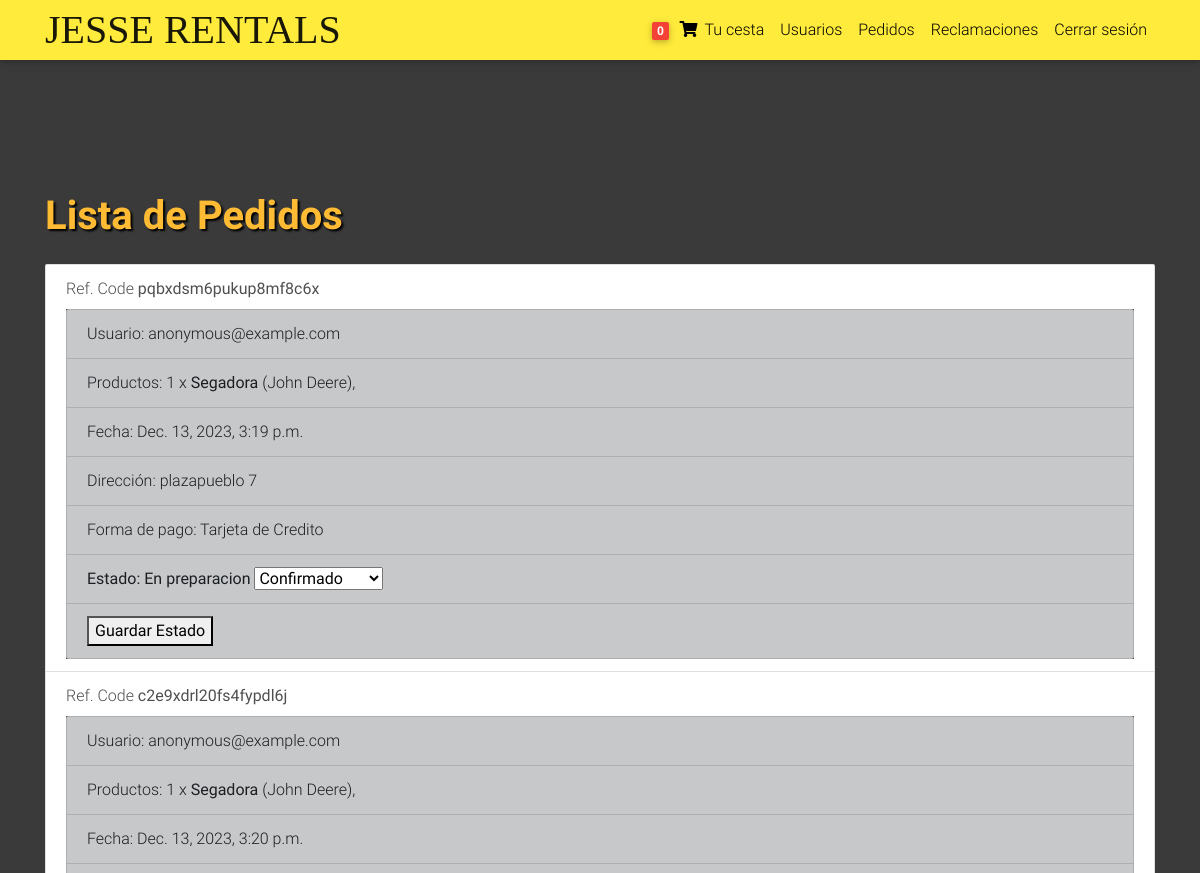
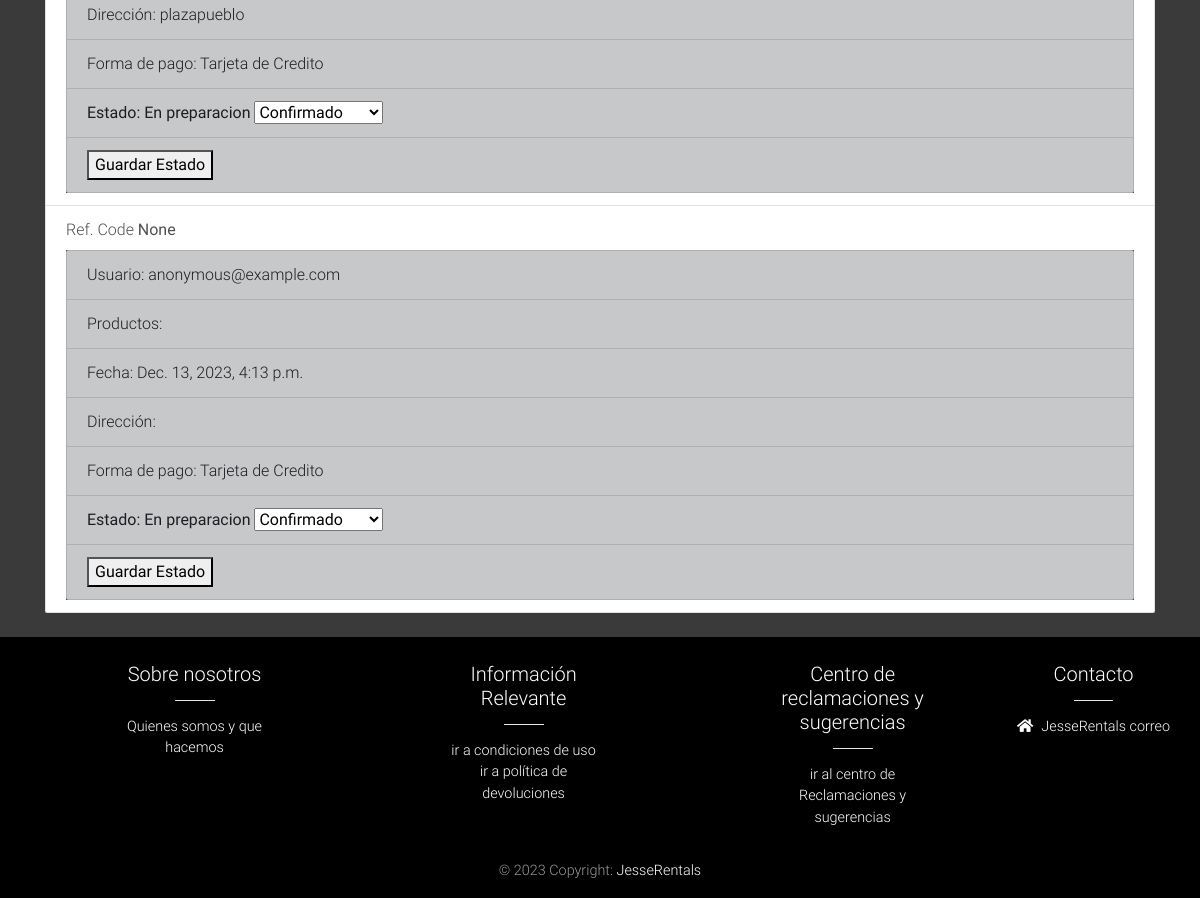
The page /order-list/ (signed in) on the database its author committed (2 pictures, top to bottom).
### core/models.py (models this page shows, shortened)
class User(AbstractUser):
        email = models.EmailField(unique=True)
        USERNAME_FIELD = 'email'
        REQUIRED_FIELDS = ['username']

class Order(models.Model):
    user = models.ForeignKey(settings.AUTH_USER_MODEL,
                             on_delete=models.CASCADE)
    user_profile = models.ForeignKey(settings.USER_PROFILE_MODEL,
                             on_delete=models.CASCADE,
                             blank=True, null=True)
    ref_code = models.CharField(max_length=20, blank=True, null=True)
    items = models.ManyToManyField(OrderItem)
    start_date = models.DateTimeField(auto_now_add=True)
    ordered_date = models.DateTimeField()
    ordered = models.BooleanField(default=False)
    shipping_address = models.ForeignKey(
        'Address', related_name='shipping_address', on_delete=models.SET_NULL, blank=True, null=True)
    payment = models.ForeignKey(
        'Payment', on_delete=models.SET_NULL, blank=True, null=True)
    being_delivered = models.BooleanField(default=False)
    received = models.BooleanField(default=False)
    statement = models.CharField(choices=STATE_CHOICES, max_length=2,null=True, default='En preparacion')
    payment_type = models.BooleanField(default=False)
    shipping = models.BooleanField(default=True, blank=True, null=True)
    '''
    1. Item added to cart
    2. Adding a billing address
    (Failed checkout)
    3. Payment
    (Preprocessing, processing, packaging etc.)
    4. Being delivered
    5. Received
    6. Refunds
    '''

class OrderItem(models.Model):
    user = models.ForeignKey(settings.AUTH_USER_MODEL,
                             on_delete=models.CASCADE)
    user_profile = models.ForeignKey(settings.USER_PROFILE_MODEL,
                             on_delete=models.CASCADE,
                             blank=True, null=True)
    ordered = models.BooleanField(default=False)
    item = models.ForeignKey(Item, on_delete=models.CASCADE)
    quantity = models.IntegerField(default=1)
    is_rental = models.BooleanField(default=False)

class Item(models.Model):
    title = models.CharField(max_length=100)
    order_price = models.FloatField(default=0)
    rental_price = models.FloatField(default=0)
    rental_duration_months = models.PositiveIntegerField(default=1)
    label = models.CharField(choices=LABEL_CHOICES, max_length=1)
    slug = models.SlugField()
    description = models.TextField()
    image = models.ImageField()
    disponibility = models.CharField(choices=DISPONIBILITY_CHOICES, max_length=2,null=True)
    selected = models.BooleanField(default = False)
    fabricante = models.ForeignKey(Fabricante, on_delete=models.CASCADE)
    category = models.ForeignKey(Category, on_delete=models.CASCADE)
    def __str__(self):
        return self.title

class Fabricante(models.Model):
    initials = models.CharField(max_length=3)
    name = models.CharField(max_length=100)
    def __str__(self):
        return self.name

class Address(models.Model):
    user = models.ForeignKey(
        settings.AUTH_USER_MODEL, on_delete=models.CASCADE, related_name='user_addresses')
    street_address = models.CharField(max_length=100)
    apartment_address = models.CharField(max_length=100)
    country = CountryField(multiple=False)
    zip = models.CharField(max_length=100)
    address_type = models.CharField(max_length=1, choices=ADDRESS_CHOICES)
    default = models.BooleanField(default=False)
    class Meta:
        verbose_name_plural = 'Addresses'

### core/views.py (the view, shortened to what this page needs)
# urls.py: path('order-list/', order_list, name='order-list'),
def order_list(request):
    if request.user.is_staff:
        orders = Order.objects.all()
        state_choices = STATE_CHOICES
        return render(request, 'order_list.html', {'orders': orders, 'state':state_choices})
    else:
        return render(request, 'no_permission.html')

### core/templatetags/cart_template_tags.py (called while the page is built)
@register.filter
def cart_item_count(user):
    if user is not None:
        qs = Order.objects.filter(user=user, ordered=False)
    else:
        User = get_user_model()
        anonymous, created = User.objects.get_or_create(username='anonymous', defaults={'email': 'anonymous@example.com'})
        qs = Order.objects.filter(user=anonymous, ordered=False)
    if qs.exists():
        return qs[0].items.count()
    return 0

### templates/order_list.html (shortened to what this page needs)
{% extends 'base.html' %}
{% block content %}
<main class="mt-5 pt-4">
  <div class="container dark-grey-text mt-5">
    <h1 class="font-weight-bold text-warning" style="text-shadow: 2px 2px 2px black;">Lista de Pedidos</h1>
    {% if orders %}
    <ul class="list-group mt-4">
      {% for order in orders %}
      <li class="list-group-item">
        <span>Ref. Code <strong>{{ order.ref_code }}</strong></span>
        <form method="post" action="{% url 'core:order-list' %}">
          <ul class="list-group mt-2 bg-dark">
            <li class="list-group-item list-group-item-dark">Usuario: {{ order.user }}</li>
            <li class="list-group-item list-group-item-dark">Productos:
              {% for order_item in order.items.all %}
                {{ order_item.quantity }} x
                <strong>{{ order_item.item }}</strong> ({{ order_item.item.fabricante }}),
              {% endfor %}
            </li>
            <li class="list-group-item list-group-item-dark">Fecha: {{ order.start_date }}</li>
            <li class="list-group-item list-group-item-dark">Dirección: {{ order.shipping_address.street_address }}</li>
            <li class="list-group-item list-group-item-dark">Forma de pago:
              {% if order.payment_type == 1 %}
              Contrareembolso
              {% else %}
              Tarjeta de Credito</li>
              {% endif %}
            <li class="list-group-item list-group-item-dark"><strong>Estado: {{ order.get_statement_display }}</strong>
              <select id="order_state" name="order_state">
                {% for choice in state %}
                  <option value="{{ choice.0 }}">{{ choice.1 }}</option>
                {% endfor %}
              </select>
            </li>
            <li class="list-group-item list-group-item-dark">
              <button type="submit">Guardar Estado</button>
            </li>
          </ul>
        </form>
      </li>
      {% endfor %}
    </ul>
    {% else %}
    <p class="text-warning">No hay pedidos en curso ni pendientes.</p>
    {% endif %}
  </div>
</main>
{% endblock %}

### templates/navbar.html (shortened to what this page needs)
{% load cart_template_tags %}
<nav class="navbar fixed-top navbar-expand-lg navbar-light yellow scrolling-navbar" style="height: 60px;"">
    <div class=" container">
  <a class="navbar-brand waves-effect" style="margin: 0;" href="/">
    <p style="font-family: 'Alfa Slab One', serif; font-size: 40px; margin: 0;">JESSE RENTALS</p>
  </a>
  <div class="collapse navbar-collapse" id="navbarSupportedContent">
    <ul class="navbar-nav nav-flex-icons">
      {% if request.user.is_authenticated %}
      <li class="nav-item">
        <a href="{% url 'core:order-summary' %}" class="nav-link waves-effect">
          <span class="badge red z-depth-1 mr-1"> {{ request.user|cart_item_count }} </span>
          <i class="fas fa-shopping-cart"></i>
          <span class="clearfix d-none d-sm-inline-block"> Tu cesta </span>
        </a>
      </li>
      {% if request.user.is_staff %}
      <li class="nav-item">
        <a class="nav-link waves-effect" href="/user-list">
          <span class="clearfix d-none d-sm-inline-block"> Usuarios </span>
        </a>
      </li>
      <li class="nav-item">
        <a class="nav-link waves-effect" href="/order-list">
          <span class="clearfix d-none d-sm-inline-block"> Pedidos </span>
        </a>
      </li>
      <li class="nav-item">
        <a class="nav-link waves-effect" href="/claims/list">
          <span class="clearfix d-none d-sm-inline-block"> Reclamaciones </span>
        </a>
      </li>
      {% endif %}
      <li class="nav-item">
        <a class="nav-link waves-effect" href="{% url 'account_logout' %}">
          <span class="clearfix d-none d-sm-inline-block"> Cerrar sesión </span>
        </a>
      </li>
      {% endif %}
    </ul>
  </div>
  </div>
</nav>

### templates/base.html (style rules this page uses)
html, body, header, .carousel { height: 60vh; }
body { background-color: #3a3a3a; color: #fff; }

### rows shown on the page
User: user|cart_item_count "0"
Order: ref_code "pqbxdsm6pukup8mf8c6x", user "anonymous@example.com", start_date "Dec. 13, 2023, 3:19 p.m.", shipping_address.street_address "plazapueblo 7", payment_type "Tarjeta de Credito", statement "En preparacion"
OrderItem: quantity "1", item "Segadora", item.fabricante "John Deere"
Order: ref_code "c2e9xdrl20fs4fypdl6j", user "anonymous@example.com", start_date "Dec. 13, 2023, 3:20 p.m.", shipping_address.street_address "plazapueblo", payment_type "Tarjeta de Credito", statement "En preparacion"
OrderItem: quantity "1", item "Segadora", item.fabricante "John Deere"
Order: ref_code "None", user "anonymous@example.com", start_date "Dec. 13, 2023, 4:13 p.m.", payment_type "Tarjeta de Credito", statement "En preparacion"

### other values the page prints
form field order_state "Confirmado"
